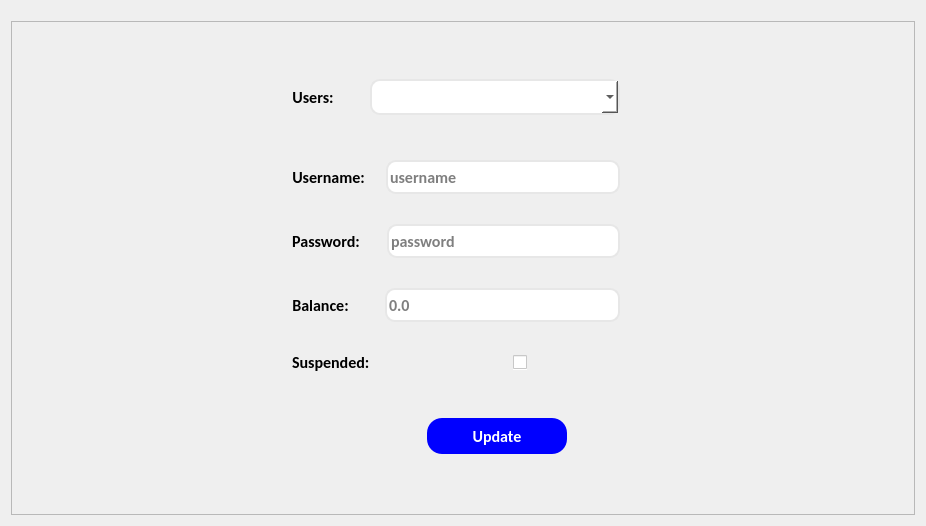
            <widget class="QWidget" name="updateUsers">
             <layout class="QGridLayout" name="gridLayout_13">
              <item row="1" column="0">
               <widget class="QFrame" name="frame_13">
                <property name="styleSheet">
                 <string notr="true"> QPushButton {
font-size:16px;
		border:none;
		border-radius: 15px;
		padding: 8px 10px 8px 10px;
		color: white;
background-color: #0000ff;
        width:120px;
text-align:center;
        height:20px;
}

 QPushButton:hover {
background-color: #8bb8ff;
color: #0000ff;
}
</string>
                </property>
                <property name="frameShape">
                 <enum>QFrame::StyledPanel</enum>
                </property>
                <property name="frameShadow">
                 <enum>QFrame::Raised</enum>
                </property>
                <layout class="QGridLayout" name="gridLayout_22">
                 <item row="0" column="1">
                  <spacer name="verticalSpacer_81">
                   <property name="orientation">
                    <enum>Qt::Vertical</enum>
                   </property>
                   <property name="sizeHint" stdset="0">
                    <size>
                     <width>343</width>
                     <height>39</height>
                    </size>
                   </property>
                  </spacer>
                 </item>
                 <item row="1" column="0">
                  <spacer name="horizontalSpacer_64">
                   <property name="orientation">
                    <enum>Qt::Horizontal</enum>
                   </property>
                   <property name="sizeHint" stdset="0">
                    <size>
                     <width>271</width>
                     <height>396</height>
                    </size>
                   </property>
                  </spacer>
                 </item>
                 <item row="1" column="1">
                  <layout class="QGridLayout" name="gridLayout_47">
                   <item row="10" column="0">
                    <spacer name="horizontalSpacer_138">
                     <property name="orientation">
                      <enum>Qt::Horizontal</enum>
                     </property>
                     <property name="sizeHint" stdset="0">
                      <size>
                       <width>40</width>
                       <height>20</height>
                      </size>
                     </property>
                    </spacer>
                   </item>
                   <item row="5" column="0">
                    <spacer name="verticalSpacer_80">
                     <property name="orientation">
                      <enum>Qt::Vertical</enum>
                     </property>
                     <property name="sizeType">
                      <enum>QSizePolicy::Fixed</enum>
                     </property>
                     <property name="sizeHint" stdset="0">
                      <size>
                       <width>20</width>
                       <height>15</height>
                      </size>
                     </property>
                    </spacer>
                   </item>
                   <item row="10" column="2">
                    <widget class="QPushButton" name="update_btn">
                     <property name="sizePolicy">
                      <sizepolicy hsizetype="Fixed" vsizetype="Fixed">
                       <horstretch>0</horstretch>
                       <verstretch>0</verstretch>
                      </sizepolicy>
                     </property>
                     <property name="font">
                      <font>
                       <family>Calibri</family>
                       <pointsize>-1</pointsize>
                       <bold>true</bold>
                      </font>
                     </property>
                     <property name="styleSheet">
                      <string notr="true"/>
                     </property>
                     <property name="text">
                      <string>Update</string>
                     </property>
                    </widget>
                   </item>
                   <item row="6" column="0" colspan="4">
                    <layout class="QHBoxLayout" name="horizontalLayout_26">
                     <item>
                      <widget class="QLabel" name="label_112">
                       <property name="font">
                        <font>
                         <family>Calibri</family>
                         <pointsize>12</pointsize>
                         <bold>true</bold>
                         <strikeout>false</strikeout>
                         <kerning>true</kerning>
                        </font>
                       </property>
                       <property name="styleSheet">
                        <string notr="true"> letter-spacing: 0px;</string>
                       </property>
                       <property name="text">
                        <string>Balance:</string>
                       </property>
                       <property name="alignment">
                        <set>Qt::AlignCenter</set>
                       </property>
                       <property name="wordWrap">
                        <bool>true</bool>
                       </property>
                      </widget>
                     </item>
                     <item>
                      <spacer name="horizontalSpacer_60">
                       <property name="orientation">
                        <enum>Qt::Horizontal</enum>
                       </property>
                       <property name="sizeType">
                        <enum>QSizePolicy::Fixed</enum>
                       </property>
                       <property name="sizeHint" stdset="0">
                        <size>
                         <width>30</width>
                         <height>20</height>
                        </size>
                       </property>
                      </spacer>
                     </item>
                     <item>
                      <widget class="QLineEdit" name="balance_input">
                       <property name="sizePolicy">
                        <sizepolicy hsizetype="Expanding" vsizetype="Fixed">
                         <horstretch>0</horstretch>
                         <verstretch>0</verstretch>
                        </sizepolicy>
                       </property>
                       <property name="font">
                        <font>
                         <family>Calibri</family>
                         <pointsize>-1</pointsize>
                         <bold>true</bold>
                        </font>
                       </property>
                       <property name="styleSheet">
                        <string notr="true">font-size:16px;
background:white;
color:black;
height:30px;
border-radius:10px;
border:2px solid #e7e7e7;</string>
                       </property>
                       <property name="inputMask">
                        <string/>
                       </property>
                       <property name="placeholderText">
                        <string>0.0</string>
                       </property>
                      </widget>
                     </item>
                     <item>
                      <spacer name="horizontalSpacer_61">
                       <property name="orientation">
                        <enum>Qt::Horizontal</enum>
                       </property>
                       <property name="sizeType">
                        <enum>QSizePolicy::Fixed</enum>
                       </property>
                       <property name="sizeHint" stdset="0">
                        <size>
                         <width>15</width>
                         <height>20</height>
                        </size>
                       </property>
                      </spacer>
                     </item>
                    </layout>
                   </item>
                   <item row="10" column="3">
                    <spacer name="horizontalSpacer_139">
                     <property name="orientation">
                      <enum>Qt::Horizontal</enum>
                     </property>
                     <property name="sizeType">
                      <enum>QSizePolicy::Expanding</enum>
                     </property>
                     <property name="sizeHint" stdset="0">
                      <size>
                       <width>25</width>
                       <height>33</height>
                      </size>
                     </property>
                    </spacer>
                   </item>
                   <item row="2" column="0" colspan="4">
                    <layout class="QHBoxLayout" name="horizontalLayout_27">
                     <item>
                      <widget class="QLabel" name="label_113">
                       <property name="font">
                        <font>
                         <family>Calibri</family>
                         <pointsize>12</pointsize>
                         <bold>true</bold>
                         <strikeout>false</strikeout>
                         <kerning>true</kerning>
                        </font>
                       </property>
                       <property name="styleSheet">
                        <string notr="true"> letter-spacing: 0px;</string>
                       </property>
                       <property name="text">
                        <string>Username:</string>
                       </property>
                       <property name="alignment">
                        <set>Qt::AlignCenter</set>
                       </property>
                       <property name="wordWrap">
                        <bool>true</bool>
                       </property>
                      </widget>
                     </item>
                     <item>
                      <spacer name="horizontalSpacer_174">
                       <property name="orientation">
                        <enum>Qt::Horizontal</enum>
                       </property>
                       <property name="sizeType">
                        <enum>QSizePolicy::Fixed</enum>
                       </property>
                       <property name="sizeHint" stdset="0">
                        <size>
                         <width>15</width>
                         <height>20</height>
                        </size>
                       </property>
                      </spacer>
                     </item>
                     <item>
                      <widget class="QLineEdit" name="username_input_2">
                       <property name="sizePolicy">
                        <sizepolicy hsizetype="Expanding" vsizetype="Fixed">
                         <horstretch>0</horstretch>
                         <verstretch>0</verstretch>
                        </sizepolicy>
                       </property>
                       <property name="font">
                        <font>
                         <family>Calibri</family>
                         <pointsize>-1</pointsize>
                         <bold>true</bold>
                        </font>
                       </property>
                       <property name="styleSheet">
                        <string notr="true">font-size:16px;
background:white;
color:black;
height:30px;
border-radius:10px;
border:2px solid #e7e7e7;</string>
                       </property>
                       <property name="inputMask">
                        <string/>
                       </property>
                       <property name="placeholderText">
                        <string>username</string>
                       </property>
                      </widget>
                     </item>
                     <item>
                      <spacer name="horizontalSpacer_62">
                       <property name="orientation">
                        <enum>Qt::Horizontal</enum>
                       </property>
                       <property name="sizeType">
                        <enum>QSizePolicy::Fixed</enum>
                       </property>
                       <property name="sizeHint" stdset="0">
                        <size>
                         <width>15</width>
                         <height>20</height>
                        </size>
                       </property>
                      </spacer>
                     </item>
                     <item>
                      <spacer name="horizontalSpacer_137">
                       <property name="orientation">
                        <enum>Qt::Horizontal</enum>
                       </property>
                       <property name="sizeType">
                        <enum>QSizePolicy::Fixed</enum>
                       </property>
                       <property name="sizeHint" stdset="0">
                        <size>
                         <width>0</width>
                         <height>20</height>
                        </size>
                       </property>
                      </spacer>
                     </item>
                    </layout>
                   </item>
                   <item row="0" column="0" colspan="4">
                    <layout class="QHBoxLayout" name="horizontalLayout_10">
                     <item>
                      <widget class="QLabel" name="label_111">
                       <property name="sizePolicy">
                        <sizepolicy hsizetype="Fixed" vsizetype="Preferred">
                         <horstretch>0</horstretch>
                         <verstretch>0</verstretch>
                        </sizepolicy>
                       </property>
                       <property name="font">
                        <font>
                         <family>Calibri</family>
                         <pointsize>12</pointsize>
                         <bold>true</bold>
                         <strikeout>false</strikeout>
                         <kerning>true</kerning>
                        </font>
                       </property>
                       <property name="styleSheet">
                        <string notr="true"> letter-spacing: 0px;</string>
                       </property>
                       <property name="text">
                        <string>Users:</string>
                       </property>
                       <property name="alignment">
                        <set>Qt::AlignCenter</set>
                       </property>
                       <property name="wordWrap">
                        <bool>true</bool>
                       </property>
                      </widget>
                     </item>
                     <item>
                      <spacer name="horizontalSpacer_57">
                       <property name="orientation">
                        <enum>Qt::Horizontal</enum>
                       </property>
                       <property name="sizeType">
                        <enum>QSizePolicy::Fixed</enum>
                       </property>
                       <property name="sizeHint" stdset="0">
                        <size>
                         <width>15</width>
                         <height>20</height>
                        </size>
                       </property>
                      </spacer>
                     </item>
                     <item>
                      <spacer name="horizontalSpacer_58">
                       <property name="orientation">
                        <enum>Qt::Horizontal</enum>
                       </property>
                       <property name="sizeType">
                        <enum>QSizePolicy::Fixed</enum>
                       </property>
                       <property name="sizeHint" stdset="0">
                        <size>
                         <width>15</width>
                         <height>20</height>
                        </size>
                       </property>
                      </spacer>
                     </item>
                     <item>
                      <widget class="QComboBox" name="comboBox_users">
                       <property name="styleSheet">
                        <string notr="true">font-size:18px;
background:white;
color:black;
height:32px;
text-align: center;
font-weight:bold;
background:white;
border-radius:10px;
border:2px solid #e7e7e7;</string>
                       </property>
                       <property name="editable">
                        <bool>false</bool>
                       </property>
                       <property name="insertPolicy">
                        <enum>QComboBox::InsertAtBottom</enum>
                       </property>
                       <property name="iconSize">
                        <size>
                         <width>20</width>
                         <height>16</height>
                        </size>
                       </property>
                      </widget>
                     </item>
                     <item>
                      <spacer name="horizontalSpacer_59">
                       <property name="orientation">
                        <enum>Qt::Horizontal</enum>
                       </property>
                       <property name="sizeType">
                        <enum>QSizePolicy::Fixed</enum>
                       </property>
                       <property name="sizeHint" stdset="0">
                        <size>
                         <width>15</width>
                         <height>20</height>
                        </size>
                       </property>
                      </spacer>
                     </item>
                    </layout>
                   </item>
                   <item row="3" column="0">
                    <spacer name="verticalSpacer_79">
                     <property name="orientation">
                      <enum>Qt::Vertical</enum>
                     </property>
                     <property name="sizeType">
                      <enum>QSizePolicy::Fixed</enum>
                     </property>
                     <property name="sizeHint" stdset="0">
                      <size>
                       <width>20</width>
                       <height>15</height>
                      </size>
                     </property>
                    </spacer>
                   </item>
                   <item row="10" column="1">
                    <spacer name="horizontalSpacer_63">
                     <property name="orientation">
                      <enum>Qt::Horizontal</enum>
                     </property>
                     <property name="sizeType">
                      <enum>QSizePolicy::Fixed</enum>
                     </property>
                     <property name="sizeHint" stdset="0">
                      <size>
                       <width>60</width>
                       <height>20</height>
                      </size>
                     </property>
                    </spacer>
                   </item>
                   <item row="9" column="0">
                    <spacer name="verticalSpacer_75">
                     <property name="orientation">
                      <enum>Qt::Vertical</enum>
                     </property>
                     <property name="sizeType">
                      <enum>QSizePolicy::Fixed</enum>
                     </property>
                     <property name="sizeHint" stdset="0">
                      <size>
                       <width>20</width>
                       <height>30</height>
                      </size>
                     </property>
                    </spacer>
                   </item>
                   <item row="4" column="0" colspan="4">
                    <layout class="QHBoxLayout" name="horizontalLayout_25">
                     <item>
                      <widget class="QLabel" name="label_110">
                       <property name="font">
                        <font>
                         <family>Calibri</family>
                         <pointsize>12</pointsize>
                         <bold>true</bold>
                         <strikeout>false</strikeout>
                         <kerning>true</kerning>
                        </font>
                       </property>
                       <property name="styleSheet">
                        <string notr="true"> letter-spacing: 0px;</string>
                       </property>
                       <property name="text">
                        <string>Password:</string>
                       </property>
                       <property name="alignment">
                        <set>Qt::AlignCenter</set>
                       </property>
                       <property name="wordWrap">
                        <bool>true</bool>
                       </property>
                      </widget>
                     </item>
                     <item>
                      <spacer name="horizontalSpacer_55">
                       <property name="orientation">
                        <enum>Qt::Horizontal</enum>
                       </property>
                       <property name="sizeType">
                        <enum>QSizePolicy::Fixed</enum>
                       </property>
                       <property name="sizeHint" stdset="0">
                        <size>
                         <width>21</width>
                         <height>20</height>
                        </size>
                       </property>
                      </spacer>
                     </item>
                     <item>
                      <spacer name="horizontalSpacer_136">
                       <property name="orientation">
                        <enum>Qt::Horizontal</enum>
                       </property>
                       <property name="sizeType">
                        <enum>QSizePolicy::Fixed</enum>
                       </property>
                       <property name="sizeHint" stdset="0">
                        <size>
                         <width>0</width>
                         <height>20</height>
                        </size>
                       </property>
                      </spacer>
                     </item>
                     <item>
                      <widget class="QLineEdit" name="password_input_2">
                       <property name="sizePolicy">
                        <sizepolicy hsizetype="Expanding" vsizetype="Fixed">
                         <horstretch>0</horstretch>
                         <verstretch>0</verstretch>
                        </sizepolicy>
                       </property>
                       <property name="font">
                        <font>
                         <family>Calibri</family>
                         <pointsize>-1</pointsize>
                         <bold>true</bold>
                        </font>
                       </property>
                       <property name="styleSheet">
                        <string notr="true">font-size:16px;
background:white;
color:black;
height:30px;
border-radius:10px;
border:2px solid #e7e7e7;</string>
                       </property>
                       <property name="inputMask">
                        <string/>
                       </property>
                       <property name="placeholderText">
                        <string>password</string>
                       </property>
                      </widget>
                     </item>
                     <item>
                      <spacer name="horizontalSpacer_56">
                       <property name="orientation">
                        <enum>Qt::Horizontal</enum>
                       </property>
                       <property name="sizeType">
                        <enum>QSizePolicy::Fixed</enum>
                       </property>
                       <property name="sizeHint" stdset="0">
                        <size>
                         <width>15</width>
                         <height>20</height>
                        </size>
                       </property>
                      </spacer>
                     </item>
                    </layout>
                   </item>
                   <item row="1" column="0">
                    <spacer name="verticalSpacer_78">
                     <property name="orientation">
                      <enum>Qt::Vertical</enum>
                     </property>
                     <property name="sizeType">
                      <enum>QSizePolicy::Fixed</enum>
                     </property>
                     <property name="sizeHint" stdset="0">
                      <size>
                       <width>20</width>
                       <height>30</height>
                      </size>
                     </property>
                    </spacer>
                   </item>
                   <item row="7" column="0">
                    <spacer name="verticalSpacer_87">
                     <property name="orientation">
                      <enum>Qt::Vertical</enum>
                     </property>
                     <property name="sizeType">
                      <enum>QSizePolicy::Fixed</enum>
                     </property>
                     <property name="sizeHint" stdset="0">
                      <size>
                       <width>20</width>
                       <height>15</height>
                      </size>
                     </property>
                    </spacer>
                   </item>
                   <item row="8" column="0" colspan="3">
                    <layout class="QHBoxLayout" name="horizontalLayout">
                     <item>
                      <widget class="QLabel" name="label_116">
                       <property name="font">
                        <font>
                         <family>Calibri</family>
                         <pointsize>12</pointsize>
                         <bold>true</bold>
                         <strikeout>false</strikeout>
                         <kerning>true</kerning>
                        </font>
                       </property>
                       <property name="styleSheet">
                        <string notr="true"> letter-spacing: 0px;</string>
                       </property>
                       <property name="text">
                        <string>Suspended:</string>
                       </property>
                       <property name="alignment">
                        <set>Qt::AlignLeading|Qt::AlignLeft|Qt::AlignVCenter</set>
                       </property>
                       <property name="wordWrap">
                        <bool>true</bool>
                       </property>
                      </widget>
                     </item>
                     <item>
                      <spacer name="horizontalSpacer_68">
                       <property name="orientation">
                        <enum>Qt::Horizontal</enum>
                       </property>
                       <property name="sizeType">
                        <enum>QSizePolicy::Fixed</enum>
                       </property>
                       <property name="sizeHint" stdset="0">
                        <size>
                         <width>60</width>
                         <height>20</height>
                        </size>
                       </property>
                      </spacer>
                     </item>
                     <item>
                      <widget class="QCheckBox" name="checkBox">
                       <property name="sizePolicy">
                        <sizepolicy hsizetype="Fixed" vsizetype="Fixed">
                         <horstretch>0</horstretch>
                         <verstretch>0</verstretch>
                        </sizepolicy>
                       </property>
                       <property name="styleSheet">
                        <string notr="true">background:white;</string>
                       </property>
                       <property name="text">
                        <string/>
                       </property>
                       <property name="icon">
                        <iconset resource="img.qrc">
                         <normaloff>:/img/ban-user.png</normaloff>:/img/ban-user.png</iconset>
                       </property>
                       <property name="iconSize">
                        <size>
                         <width>36</width>
                         <height>40</height>
                        </size>
                       </property>
                      </widget>
                     </item>
                     <item>
                      <spacer name="horizontalSpacer_69">
                       <property name="orientation">
                        <enum>Qt::Horizontal</enum>
                       </property>
                       <property name="sizeType">
                        <enum>QSizePolicy::Fixed</enum>
                       </property>
                       <property name="sizeHint" stdset="0">
                        <size>
                         <width>40</width>
                         <height>20</height>
                        </size>
                       </property>
                      </spacer>
                     </item>
                    </layout>
                   </item>
                  </layout>
                 </item>
                 <item row="1" column="2">
                  <spacer name="horizontalSpacer_65">
                   <property name="orientation">
                    <enum>Qt::Horizontal</enum>
                   </property>
                   <property name="sizeHint" stdset="0">
                    <size>
                     <width>270</width>
                     <height>396</height>
                    </size>
                   </property>
                  </spacer>
                 </item>
                 <item row="2" column="1">
                  <spacer name="verticalSpacer_82">
                   <property name="orientation">
                    <enum>Qt::Vertical</enum>
                   </property>
                   <property name="sizeHint" stdset="0">
                    <size>
                     <width>343</width>
                     <height>39</height>
                    </size>
                   </property>
                  </spacer>
                 </item>
                </layout>
               </widget>
              </item>
              <item row="0" column="0">
               <spacer name="verticalSpacer_7">
                <property name="orientation">
                 <enum>Qt::Vertical</enum>
                </property>
                <property name="sizeType">
                 <enum>QSizePolicy::Fixed</enum>
                </property>
                <property name="sizeHint" stdset="0">
                 <size>
                  <width>20</width>
                  <height>10</height>
                 </size>
                </property>
               </spacer>
              </item>
             </layout>
            </widget>
